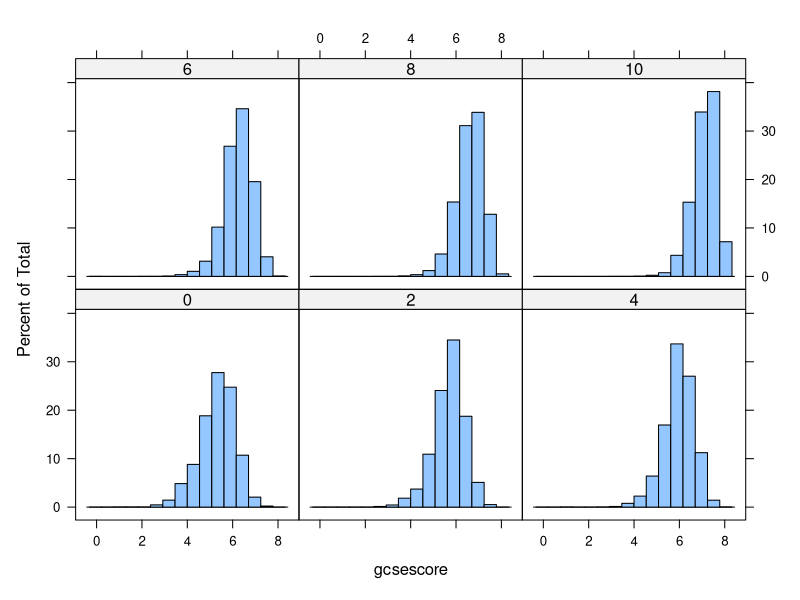
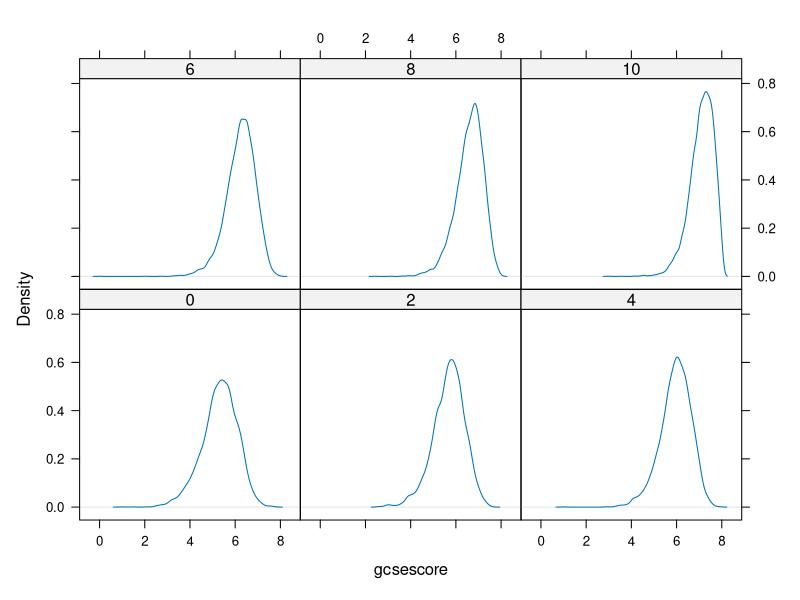
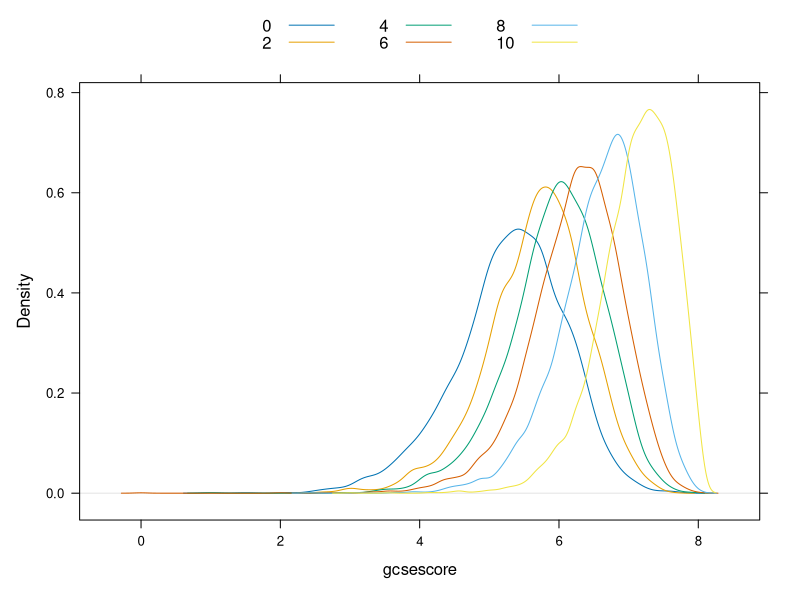
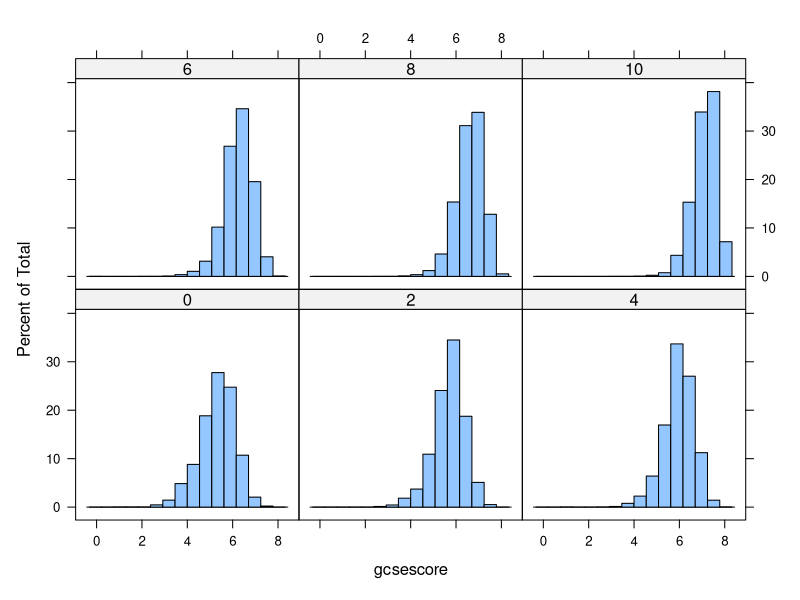
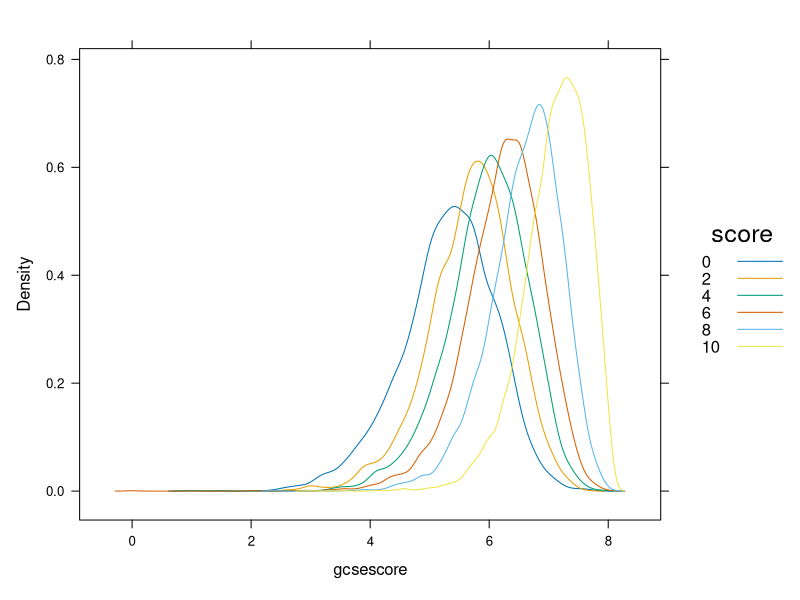
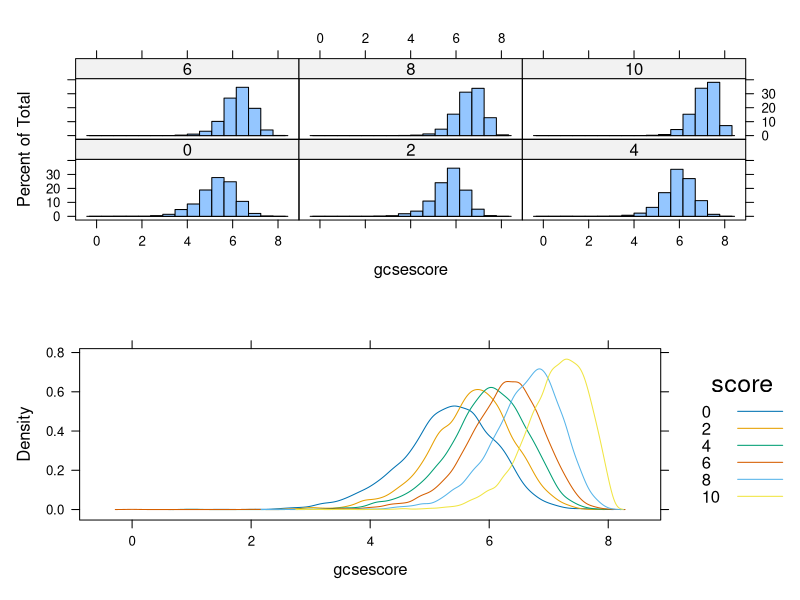
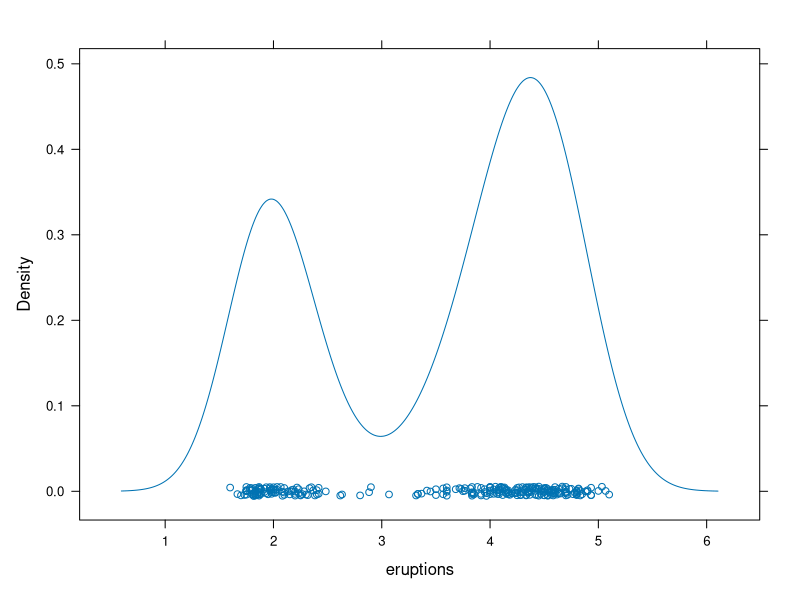
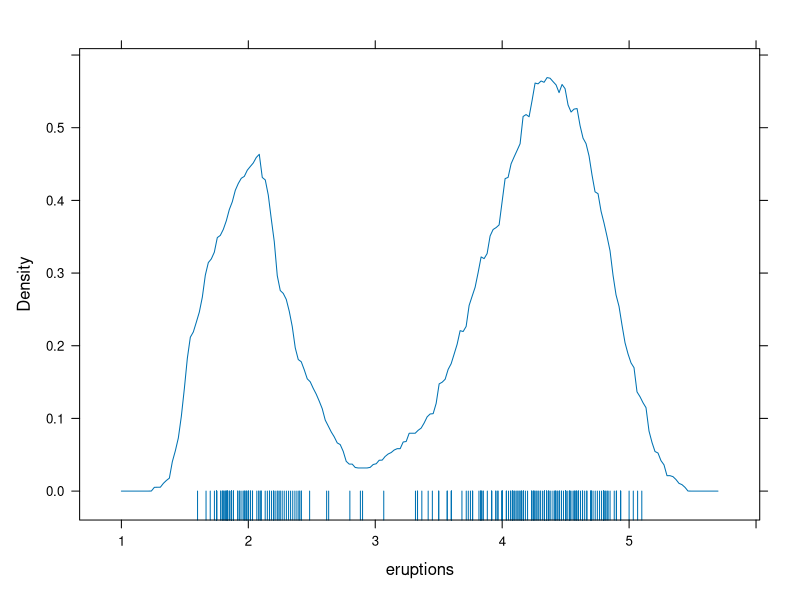

Write R code to recreate these figures, in order.
## ---- chunk 1
# install.packages('mlmRev')
library('lattice')
library('mlmRev')
data(Chem97, package = 'mlmRev')
xtabs(~ score, data=Chem97)
## ---- chunk 2
library('lattice')
histogram(~ gcsescore | factor(score), data = Chem97)
## ---- chunk 3
densityplot(~ gcsescore | factor(score), data = Chem97, plot.points = FALSE, ref = TRUE)
## ---- chunk 4
densityplot(~ gcsescore, data = Chem97, groups = score,
plot.points = FALSE, ref = TRUE,
auto.key = list(columns = 3))
## ---- chunk 5
tp1 <- histogram(~ gcsescore | factor(score), data = Chem97)
tp2 <-
densityplot(~ gcsescore, data = Chem97, groups = score,
plot.points = FALSE,
auto.key = list(space = "right", title = "score"))

class(tp1)
class(tp2)

summary(tp1)
summary(tp2)

plot(tp1)
plot(tp2)

## ---- chunk 6
plot(tp1, split = c(1, 1, 1, 2))
plot(tp2, split = c(1,2,1,2), newpage = FALSE)
## ---- chunk 7
densityplot(~ eruptions, data = faithful)
## ---- chunk 8
densityplot(~ eruptions, data=faithful, kernel='rect', bw=0.2, plot.points='rug', n=200)
## ---- chunk 9
library("latticeExtra")
data(gvhd10)
densityplot(~log(FSC.H) | Days, data = gvhd10,
plot.points = FALSE, ref = TRUE, layout = c(2, 4))
## ---- chunk 10
histogram(~log2(FSC.H) | Days, gvhd10, xlab = "log Forward Scatter", type = "density", nint = 50, layout = c(2, 4))
## ---- chunk 11
qqmath(~ gcsescore | factor(score), data = Chem97, f.value = ppoints(100))
## ---- chunk 12

qqmath(~ gcsescore | gender, Chem97, groups = score, aspect = "xy", f.value = ppoints(100), auto.key = list(space = "right"), xlab = "Standard Normal Quantiles",
ylab = "Average GCSE Score")

## ---- chunk 13
bwplot(factor(score) ~ gcsescore | gender, data = Chem97, xlab = "Average GCSE Score")

# Or alternatively by changing angle..
bwplot(gcsescore^2.34 ~ gender | factor(score), data = Chem97, varwidth = TRUE, layout = c(6, 1),
         ylab = "Transformed GCSE score")


bwplot(Days ~ log(FSC.H), data = gvhd10,
xlab = "log(Forward Scatter)", ylab = "Days Past Transplant")


## ---- chunk 14

stripplot(factor(mag) ~ depth, quakes)


stripplot(depth ~ factor(mag), quakes,
            jitter.data = TRUE, alpha = 0.6,
xlab = "Magnitude (Richter)", ylab = "Depth (km)")
## ---- chunk 15
VADeaths

dotplot(VADeaths, groups = FALSE)

dotplot(VADeaths, groups = FALSE,
          layout = c(1, 4), aspect = 0.7,
          origin = 0, type = c("p", "h"),
          main = "Death Rates in Virginia - 1940",
          xlab = "Rate (per 1000)")


dotplot(VADeaths, type = "o",
auto.key = list(lines = TRUE, space = "right"), main = "Death Rates in Virginia - 1940",
xlab = "Rate (per 1000)")
## ---- chunk 16
barchart(VADeaths, groups = FALSE,
layout = c(1, 4), aspect = 0.7, reference = FALSE, main = "Death Rates in Virginia - 1940",
xlab = "Rate (per 100)")


barchart(prop.table(postdoc, margin = 1), xlab = "Proportion", auto.key = list(adj = 1))


dotplot(prop.table(postdoc, margin = 1), groups = FALSE, xlab = "Proportion",
par.strip.text = list(abbreviate = TRUE, minlength = 10))


dotplot(prop.table(postdoc, margin = 1), groups = FALSE, index.cond = function(x, y) median(x),
xlab = "Proportion", layout = c(1, 5), aspect = 0.6, scales = list(y = list(relation = "free", rot = 0)), prepanel = function(x, y) {
              list(ylim = levels(reorder(y, x)))
          },
          panel = function(x, y, ...) {
              panel.dotplot(x, reorder(y, x), ...)
})
## ---- chunk 17
gcsescore.tab <- xtabs(~gcsescore + gender, Chem97)
gcsescore.df <- as.data.frame(gcsescore.tab)
gcsescore.df$gcsescore <-
as.numeric(as.character(gcsescore.df$gcsescore))
xyplot(Freq ~ gcsescore | gender, data = gcsescore.df,
type = "h", layout = c(1, 2), xlab = "Average GCSE Score")
## ---- chunk 18

## ---- chunk 19
score.tab <- xtabs(~score + gender, Chem97)
score.df <- as.data.frame(score.tab)
barchart(Freq ~ score | gender, score.df, origin = 0)
## ---- chunk 20

## ---- chunk 21

## ---- chunk 22

## ---- chunk 23

## ---- chunk 24
